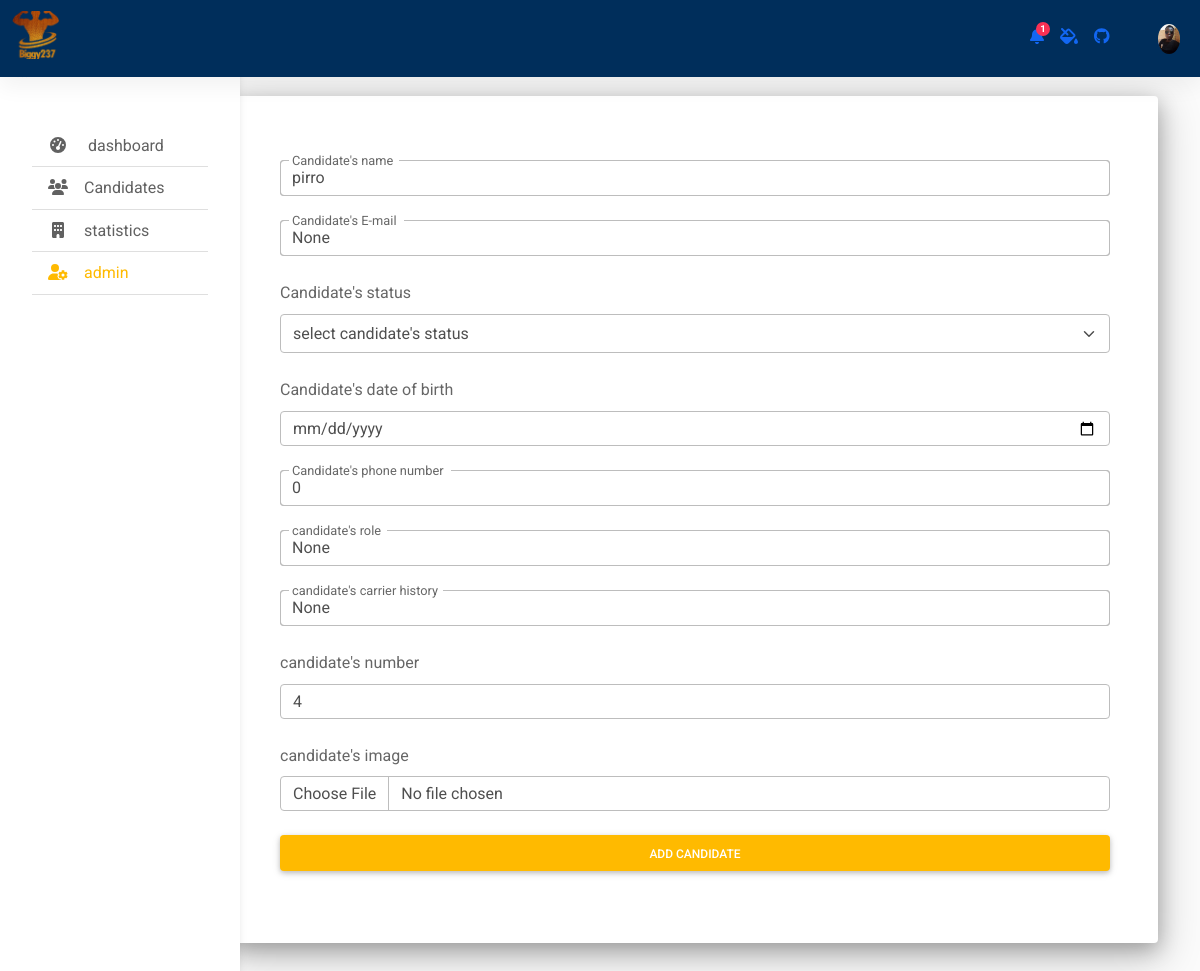
/candidates/edit/2/, run on the app's committed database.
### polls/models.py (models this page shows, shortened)
class Choice(models.Model):
	candidate_name       =  models.CharField(max_length =  200)
	carrier_history      =  models.CharField(max_length = 400,null = True)
	candidate_status     =  models.CharField (max_length =200,null=True)
	candidate_email      =  models.CharField(max_length =  200 , null = True)
	candidate_date_birth =  models.DateField(null       = True)
	candidate_number     =  models.IntegerField()
	candidate_tel        =  models.IntegerField( default = 0)
	candidate_image      =  models.ImageField(upload_to ='img/',null   = True, blank  = True)
	candidate_role       =  models.CharField(max_length = 200,  null     = True)
	vote                 =  models.IntegerField(default = 0)

### polls/views.py (the view, shortened to what this page needs)
# urls.py: path('candidates/edit/<candidate_id>/', update_candidate, name='update_candidate'),
def update_candidate(request,candidate_id):
	candidate = Choice.objects.get(id=candidate_id )
	return render(request, 'polls/candidate_form_edit.html', { 'candidate':candidate})

### polls/templates/polls/candidate_form_edit.html (shortened to what this page needs)
{% extends "polls/base_generic.html" %}
{% block content%}
    <div id="intro" class="shadow-2-strong py-5">
        <div class="container " >
            <div class="row justify-content-end  ">
                <div class="col-xl-10 col-md-10 ">
                    <form class="bg-white rounded shadow-5-strong p-5 mt-5" method="POST" action="{% url 'update_candidate' candidate.id %}" enctype="multipart/form-data">
                        <div class="form-outline mb-4">
                            <input type="text" id="form1Example1" class="form-control" name="candidate_name" value="{{candidate.candidate_name}}" />
                            <label class="form-label" for="form1Example1" name="candidate_name">Candidate's name</label>
                        </div>
                         <div class="form-outline mb-4">
                            <input type="email" id="form1Example1" class="form-control" name="candidate_email" value="{{candidate.candidate_email}}" />
                            <label class="form-label" for="form1Example1" name="candidate_name">Candidate's E-mail</label>
                        </div>
                         <div class="form mb-4">
                            <label class="form-label" for="form1Example1" name="candidate_name">Candidate's status</label>
                            <select class="form-select shadow-none" aria-label="Default select example" name="candidate_status" required ="true">
                              <option selected>select candidate's status</option>
                            </select>
                        </div>
                         <div class="form mb-4">
                             <label class="form-label" for="form1Example1" name="candidate_name">Candidate's date of birth</label>
                            <input type="date" id="form1Example1" class="form-control" name="candidate_date_birth" value="{{formatted_date}}" required/>
                        </div>
                         <div class="form-outline mb-4">
                            <input type="number" id="form1Example1" class="form-control" name="candidate_tel" value="{{candidate.candidate_tel}}" />
                            <label class="form-label" for="form1Example1" name="candidate_name">Candidate's phone number</label>
                        </div>
                        <div class="form-outline mb-4">
                            <input type="text" id="form1Example1" class="form-control" name="candidate_role" value="{{candidate.candidate_role}}" />
                            <label class="form-label" for="form1Example1" name="candidate_role">candidate's role</label>
                        </div>
                         <div class="form-outline mb-4">
                            <input type="text" id="form1Example1" class="form-control" name="candidate_carrier_history" value="{{candidate.carrier_history}}" />
                            <label class="form-label" for="form1Example1" >candidate's carrier history</label>
                        </div>
                        <div class="form mb-4">
                            <label class="form-label" for="form1Example1" name="candidate_number"> candidate's number</label>
                            <input type="number" id="form1Example1" class="form-control" name="candidate_number" placeholder="candidate's number"  value="{{candidate.candidate_number}}" />
                        </div>
                        <div class="form mb-4">
                            <label class="form-label" for="form1Example1" name="candidate_image">candidate's image</label>
                            <input type="file" id="form1Example1" class="form-control" name="candidate_image"  value="candidate.candidate_image" />
                        </div>
                        <button type="submit" class="btn btn-block text-white mb-4" style="background-color: #ffba00;">add candidate</button>
                    </form>
                </div>
            </div>
        </div>
    </div>
{% endblock%}

### polls/static/polls/css/admin.css (style rules this page uses)
body { background-color: #fbfbfb; }

### data on the page
Choice: candidate_name "pirro", candidate_email "None", candidate_tel "0", candidate_role "None", candidate_carrier_history "None", candidate_number "4"
